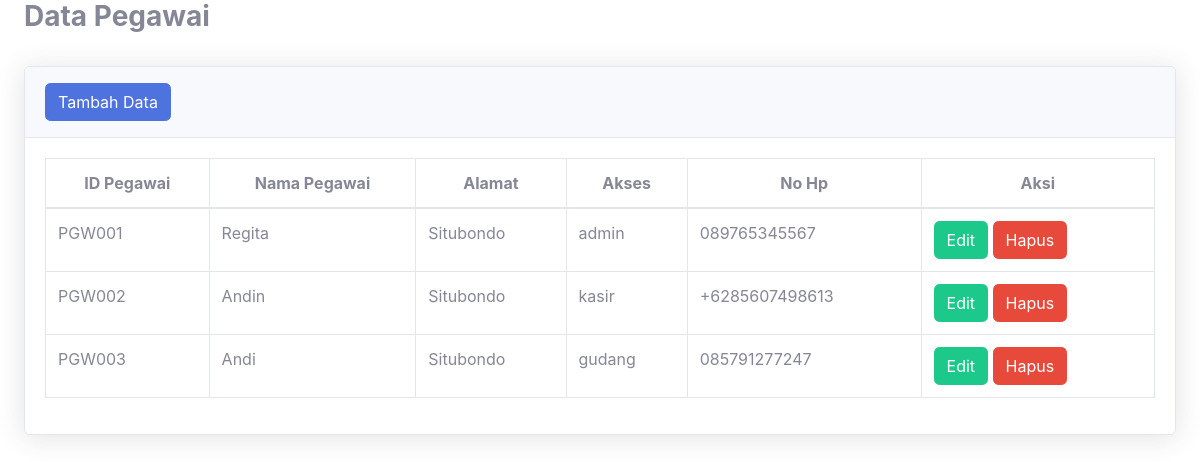
Screenshot of /index.php/data-master/pegawai with the database file from the repository.
### tables this page shows
CREATE TABLE `tbl_pegawai` (
  `id_pegawai` varchar(20) NOT NULL,
  `nama_pegawai` varchar(50) NOT NULL,
  `alamat` varchar(50) NOT NULL,
  `akses` varchar(7) NOT NULL,
  `no_hp` varchar(50) NOT NULL
);

### application/controllers/data-master/Pegawai.php (called while the page is built, shortened)
<?php
class Pegawai extends CI_Controller
{
	function __construct(){
		$this->load->model('m_pegawai');
	}
	function index(){
		$data['pegawai'] = $this->m_pegawai->tampil_data()->result();
    	$this->load->view('template/header');
       	$this->load->view('data-master/pegawai/daftarpegawai',$data);
       	$this->load->view('template/footer');
	}
}
?>

### index.php (called while the page is built, shortened)
<?php
require_once BASEPATH.'core/CodeIgniter.php';

### application/models/M_pegawai.php (called while the page is built, shortened)
<?php
class M_pegawai extends CI_Model
{
	function tampil_data(){
		return $this->db->get('tbl_pegawai');
	}
}
?>

### application/views/data-master/pegawai/daftarpegawai.php (the view)
<div class="container-fluid">
    <div class="d-sm-flex align-items-center justify-content-between mb-4">
        <h1 class="h3 font-weight-bold text-grey text-center">Data Pegawai</h1>
    </div>
    <div class="card shadow mb-4">
    <div class="card-header py-3">
        <a href="<?php echo base_url() . 'data-master/pegawai/tambah'; ?>" class="btn btn-primary" class="btn btn-primary">Tambah Data</a>
    </div>
    <div class="card-body">
            <div class="table-responsive">
            <table class="table table-bordered" id="dataTable" width="100%" cellspacing="0">
                <thead>
                    <tr style="text-align:center">
                            <th>ID Pegawai</th>
                            <th>Nama Pegawai</th>
                            <th>Alamat</th>
                            <th>Akses</th>
                            <th>No Hp</th>
                            <th>Aksi</th>
                    </tr>
                </thead>
                <tbody>
                    <?php
                        foreach ($pegawai as $p) {
                    ?>
                            <tr>
                                <td><?= $p->id_pegawai?></td>
                                <td><?= $p->nama_pegawai?></td>
                                <td><?= $p->alamat ?></td>
                                <td><?= $p->akses?></td>
                                <td><?= $p->no_hp?></td>
                                <td>
                                    <a href="<?php echo base_url() . 'data-master/pegawai/edit'; ?>/<?= $p->id_pegawai ?>"
                                            class="btn btn-success">Edit</a>
                                    <a href="<?php echo base_url() . 'data-master/pegawai/hapus'; ?>/<?php echo $p->id_pegawai ?>" class="btn btn-danger" onclick="
                                     return confirm('Yakin Ingin Menghapus Data ?')">Hapus</a>
                                </td>
                            </tr>
                   <?php } ?>
                    </tbody>
                </table>
            </div>
        </div>
    </div>
</div>

### rows the page displays
tbl_pegawai: id_pegawai "PGW001", nama_pegawai "Regita", alamat "Situbondo", akses "admin", no_hp "089765345567"
tbl_pegawai: id_pegawai "PGW002", nama_pegawai "Andin", alamat "Situbondo", akses "kasir", no_hp "+6285607498613"
tbl_pegawai: id_pegawai "PGW003", nama_pegawai "Andi", alamat "Situbondo", akses "gudang", no_hp "085791277247"
